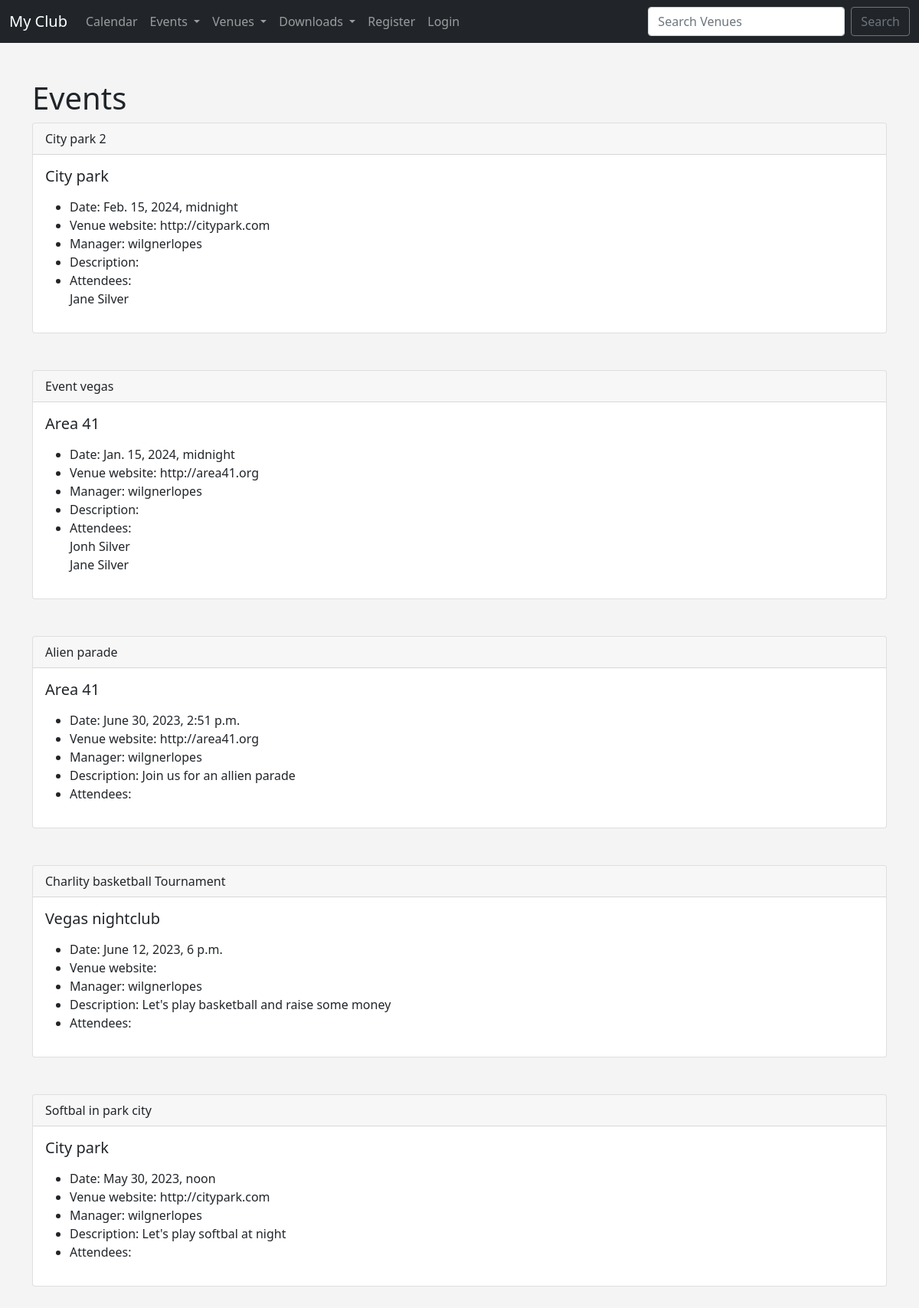
The app's page /events with its own data.
### events/models.py (models this page shows, shortened)
class Event(models.Model):
    name = models.CharField('Event Name', max_length=120)
    event_date = models.DateTimeField('Event Date')
    venue = models.ForeignKey(
        Venue, blank=True, null=True, on_delete=models.CASCADE)
    manager = models.ForeignKey(
        User, blank=True, null=True, on_delete=models.SET_NULL)
    description = models.TextField(blank=True)
    attendees = models.ManyToManyField(MyClubUser, blank=True)
    approved = models.BooleanField('Aprroved', default=False)
    def __str__(self):
        return self.name

class Venue(models.Model):
    name = models.CharField("Venue Name", max_length=120)
    address = models.CharField(max_length=300)
    zip_code = models.CharField("Zip Code", max_length=15)
    phone = models.CharField("Contact Phone", max_length=25, blank=True)
    web = models.URLField("Website address", blank=True)
    email_address = models.EmailField("Email Address", blank=True)
    owner = models.IntegerField("Venue Owner", blank=False, default=1)
    venue_image = models.ImageField(null=True, blank=True, upload_to="images/")
    def __str__(self) -> str:
        return self.name

class MyClubUser(models.Model):
    first_name = models.CharField(max_length=30)
    last_name = models.CharField(max_length=30)
    email = models.EmailField("User Email")
    def __str__(self) -> str:
        return self.first_name + " " + self.last_name

### events/views.py (the view)
# urls.py: path('events', views.all_events, name="list-events"),
def all_events(request):
    event_list = Event.objects.all().order_by('-event_date')
    return render(request, 'events/event_list.html',
                  {'event_list': event_list})

### events/templates/events/event_list.html
{% extends 'events/base.html' %}
{% block content %}
    <h1>Events</h1>
    {% for event in event_list %}
    <div class="card">
      <div class="card-header">{{ event }}</div>
      <div class="card-body">
        <h5 class="card-title">{{ event.venue }}</h5>
        <p class="card-text">
          <ul>
            <li>Date: {{event.event_date}}</li>
            <li>Venue website: {{event.venue.web}}</li>
            <li>Manager: {{event.manager}}</li>
            <li>Description: {{event.description}}</li>
            <li>Attendees: <br/>
                {% for user in  event.attendees.all%}
                {{user}}<br/>
                {% endfor %}
              </li>
          </ul>
        </p>
      </div>
    </div>
      <br/><br/>
      {% endfor %}
{% endblock %}

### events/templates/events/base.html (shortened to what this page needs)
<!DOCTYPE html>
<html lang="en">
  <head>
    <link
      href="https://cdn.jsdelivr.net/npm/bootstrap@5.0.0-beta1/dist/css/bootstrap.min.css"
      rel="stylesheet"
    />
  </head>
  <body>
    {% include 'events/navbar.html' %}
    <br />
    <div class="container">
      <br />
      {% block content %}{% endblock %}
    </div>
  </body>
</html>

### events/templates/events/navbar.html (shortened to what this page needs)
<nav class="navbar navbar-expand-lg navbar-dark bg-dark">
  <div class="container-fluid">
    <a class="navbar-brand" href="{% url 'home' %}">My Club</a>
    <div class="collapse navbar-collapse" id="navbarSupportedContent">
      <ul class="navbar-nav me-auto mb-2 mb-lg-0">
        <li class="nav-item">
          <a class="nav-link" href="{% url 'home' '2021' 'March' %}"
            >Calendar</a
          >
        </li>
        <li class="nav-item dropdown">
          <a
            class="nav-link dropdown-toggle"
            href="#"
            id="navbarDropdown"
            role="button"
            data-bs-toggle="dropdown"
            aria-expanded="false"
          >
            Events
          </a>
        </li>
        <li class="nav-item dropdown">
          <a
            class="nav-link dropdown-toggle"
            href="#"
            id="navbarDropdown"
            role="button"
            data-bs-toggle="dropdown"
            aria-expanded="false"
          >
            Venues
          </a>
        </li>
        <li class="nav-item dropdown">
          <a
            class="nav-link dropdown-toggle"
            href="#"
            id="navbarDropdown"
            role="button"
            data-bs-toggle="dropdown"
            aria-expanded="false"
          >
            Downloads
          </a>
        </li>
        {% if user.is_authenticated %} {% if user.is_superuser %}
        <li class="nav-item">
          <a class="nav-link" href="{% url 'admin_approval' %}">Admin</a>
        </li>
        {%endif %}
        <li class="nav-item">
          <a class="nav-link" href="{% url 'logout' %}">Logout</a>
        </li>
        {% else %}
        <li class="nav-item">
          <a class="nav-link" href="{% url 'register_user' %}">Register</a>
        </li>
        <li class="nav-item">
          <a class="nav-link" href="{% url 'login' %}">Login</a>
        </li>
        {% endif %}
      </ul>
      <form class="d-flex" method="POST" action="{% url 'search-venues' %}">
        <input
          class="form-control me-2"
          type="search"
          placeholder="Search Venues"
          aria-label="Search"
          name="searched"
        />
        <button class="btn btn-outline-secondary" type="submit">Search</button>
      </form>
    </div>
  </div>
</nav>

### events/templates/events/base.html (style rules this page uses)
body { background: #f4f4f4; }

### records on screen
Event: name "City park 2", venue "City park", event_date "Feb. 15, 2024, midnight", venue.web "http://citypark.com", manager "wilgnerlopes"
MyClubUser: first_name+last_name "Jane Silver"
Event: name "Event vegas", venue "Area 41", event_date "Jan. 15, 2024, midnight", venue.web "http://area41.org", manager "wilgnerlopes"
MyClubUser: first_name+last_name "Jonh Silver"
Event: name "Alien parade", venue "Area 41", event_date "June 30, 2023, 2:51 p.m.", venue.web "http://area41.org", manager "wilgnerlopes", description "Join us for an allien parade"
Event: name "Charlity basketball Tournament", venue "Vegas nightclub", event_date "June 12, 2023, 6 p.m.", manager "wilgnerlopes", description "Let's play basketball and raise some money"
Event: name "Softbal in park city", venue "City park", event_date "May 30, 2023, noon", venue.web "http://citypark.com", manager "wilgnerlopes", description "Let's play softbal at night"
